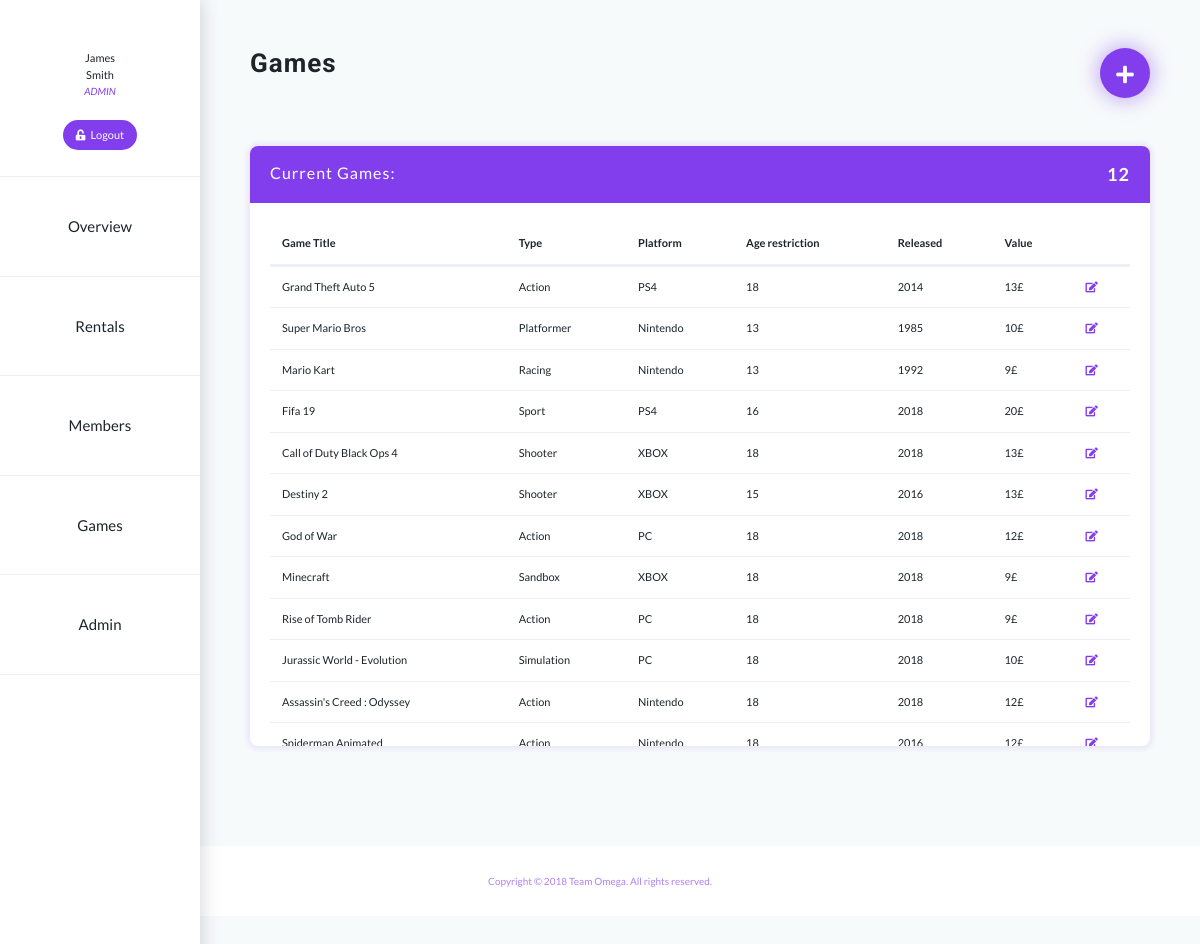
The app's page /staff/dashboard.php?tab=game (signed in) with its own data.
### tables this page shows
CREATE TABLE Staff
(
  staffID     INT AUTO_INCREMENT NOT NULL,
  password    VARCHAR(255)   NOT NULL,
  title       VARCHAR(5)    NOT NULL,
  firstname   VARCHAR(20)   NOT NULL,
  surname     VARCHAR(30)   NOT NULL,
  DoB         DATE,
  phoneNo     CHAR(11),
  email       VARCHAR(30),
  homeAddress  VARCHAR(60),
  PRIMARY KEY (staffID)
);

CREATE TABLE Game
(
  gameID                INT AUTO_INCREMENT NOT NULL,
  cost                  INT           NOT NULL,
  type                  VARCHAR(20),
  platform              VARCHAR(20)   NOT NULL,
  ageLimit              INT           NOT NULL,
  name                  VARCHAR(40)   NOT NULL,
  releaseYear           INT,
  imageLink             VARCHAR(5000)  NOT NULL,
  gameDescription       VARCHAR(5000),
  link                  VARCHAR(5000),
  PRIMARY KEY (gameID)
);

### private/queryFunctions.php (called while the page is built, shortened)
<?php
require_once('functions.php');
function findGameData()
{
    global $db;
    $sql = "SELECT * FROM Game ";
    $sql .= "ORDER BY gameID ASC";
    $result = mysqli_query($db, $sql);
    return $result;
}
function getStaffDataByEmail($staffUsername)
{
    global $db;
    $sql = "SELECT firstname, surname FROM Staff WHERE Staff.email = '$staffUsername'";
    $result = mysqli_query($db, $sql);
    $data = mysqli_fetch_assoc($result);
    return $data;
}
function isAdmin($username)
{
    global $db;
    $sql = "SELECT Staff.email as adminEmail FROM Admin, Staff WHERE Admin.isCurrent = TRUE AND Admin.staffID = Staff.staffID";
    $result = mysqli_query($db, $sql);
    $emails = mysqli_fetch_assoc($result);
    if ($emails['adminEmail'] == $username) return true;
    else return false;
}
function countGames()
{
    global $db;
    $sql = "SELECT * FROM Game";
    $result = mysqli_query($db, $sql);
    $numGames = mysqli_num_rows($result);
    return $numGames;
}
?>

### private/functions.php (called while the page is built, shortened)
<?php
function urlFor($script_path) {
    return WWW_ROOT . $script_path;
}
?>

### public/staff/tabs/gameTab.php (the view, shortened to what this page needs)
<div class="justify-content-between flex-wrap flex-md-nowrap align-items-center text-center mb-5 mt-5">
    <h1 class="align-left">Games</h1>
    <a class="btn btn-add align-right" href="pages/addGame.php" title="Add Game"><i class="fas fa-plus"></i></a>
</div>
<div class="row mt-3">
    <div class="col">
        <div class="card card-purple card-big">
            <div class="card-title title-purple">
                <div class="align-left label">Current Games: </div>
                <div class="align-right"><?php echo countGames(); ?></div>
            </div>
            <div class="card-body">
                <table class="table table-hover">
                    <thead>
                    <tr>
                        <th class="no-border" scope="col">Game Title</th>
                        <th class="no-border" scope="col">Type</th>
                        <th class="no-border" scope="col">Platform</th>
                        <th class="no-border" scope="col">Age restriction</th>
                        <th class="no-border" scope="col">Released</th>
                        <th class="no-border" scope="col">Value</th>
                        <th class="no-border" scope="col"></th>
                    </tr>
                    </thead>
                    <tbody>
                    <?php $gameSet = findGameData();
                    while ($game = mysqli_fetch_assoc($gameSet)) { ?>
                            <tr>
                                <td><?php echo($game['name']); ?></td>
                                <td><?php echo($game['type']); ?></td>
                                <td><?php echo($game['platform']); ?></td>
                                <td><?php echo($game['ageLimit']); ?></td>
                                <td><?php echo($game['releaseYear']); ?></td>
                                <td><?php echo($game['cost'] . "£"); ?></td>
                                <td><a href="<?php echo ('pages/editGame.php?id=' . ($game['gameID'])); ?>"><i class="fas fa-edit"></i></a></td>
                            </tr>
                        <?php } ?>
                    </tbody>
                </table>
            </div>
        </div>
    </div>
</div>

### public/staff/dashboard.php (shortened to what this page needs)
<?php
$staffName = getStaffDataByEmail($_SESSION['username']);
$isAdmin = isAdmin($_SESSION['username']);
?>
<!DOCTYPE html>
<html lang="en">
<?php include(PRIVATE_PATH . '/shared/head.php'); ?>
<body>
    <div class="container-fluid">
      <div class="row">
        <nav class="col-md-3 d-md-block sidebar col-lg-2 position-fixed">
          <div class="sidebar-sticky">
              <div class="headline border-bottom">
                  <?php echo $staffName['firstname']?><br><?php echo $staffName['surname']?>
                  <h7><br><?php if ($isAdmin) echo 'admin'; else echo 'staff'; ?></h7>
                  <br><a href="<?php echo urlFor('/staff/logout.php'); ?>"" class="btn btn-sidebar mb-3"><i class="fas fa-unlock-alt"></i> Logout</a>
              </div>
            <ul class="nav flex-column">
              <li class="nav-item nav-item-sidebar">
                <a class="nav-link active" href="?tab=overview">Overview</a>
              </li>
              <li class="nav-item nav-item-sidebar">
                <a class="nav-link" href="?tab=rentals">Rentals</a>
              </li>
              <li class="nav-item nav-item-sidebar">
                <a class="nav-link" href="?tab=members">Members</a>
              </li>
                <li class="nav-item nav-item-sidebar">
                    <a class="nav-link" href="?tab=game">Games</a>
                </li>
                <?php if($isAdmin) echo
                '<li class="nav-item nav-item-sidebar">
                    <a class="nav-link" href="?tab=admin">Admin</a>
                </li>' ?>
            </ul>
          </div>
        </nav>
        <div class="main col-md-9 ml-sm-auto col-lg-10">
            <?php
            $tab = '';
            if(!isset($_GET['tab'])) {
                $tab = 'overview';
            } else {
                $tab = $_GET['tab'];
            }
            include('tabs/' . $tab . 'Tab.php'); ?>
        </div>
      </div>
    </div>
    <?php include(PRIVATE_PATH . '/shared/footer.php'); ?>
</body>
</html>

### public/style/main.css (style rules this page uses)
html, body { height: 100%; }
body { font-size: 11px; font-family: 'Lato', sans-serif; background-color: #f7fafb; color: #1d252b; }
h1 { font-size: 26px; font-family: 'Roboto', sans-serif; letter-spacing: 1px; font-weight: bold !important; }
li { font-size: 1.4em; }
a { color: #823ded; }
.align-left { float: left; }
.align-right { float: right; }
.nav-item { margin-right: 10px; }
.active.nav-link { color: #371f77; }
.nav-link { font-size: 17px; color: #1d252b !important; }
.active { color: #371f77 !important; }

### public/style/dashboard.css (style rules this page uses)
h7 { font-size: 10px; color: #823ded; font-style: italic; text-transform: uppercase; }
.nav { margin-bottom: 100px; }
.headline { padding-bottom: 10px; margin-top: 50px; margin-bottom: 0; }
.sidebar { overflow: auto; background-color: #fff; text-align: center; padding-left: 0; padding-right: 0; height: 100%; -webkit-box-shadow: 3px 0 16px 0 rgba(81,75,97,0.2); -moz-box-shadow: 3px 0 16px 0 rgba(81,75,97,0.2); box-shadow: 3px 0 16px 0 rgba(81,75,97,0.2); }
.btn-sidebar { font-size: 11px; word-spacing: 3px; color: white !important; background-color: rgba(130,61,237,1); margin-top: 20px; border-radius: 1rem; }
.nav-item-sidebar { padding: 30px 0 30px 0; margin-right: 0; border-bottom: 1px solid #edf0f5; }
.nav-item-sidebar a { font-size: 15px; color: #1D252B !important; }
.border-bottom { border-color: #edf0f5 !important; }
.main { margin-bottom: 100px; padding-left: 50px; padding-right: 50px; }
.btn-add { font-size: 20px; color: #ffffff !important; background-color: #823ded; padding-top: 10px; width: 50px; height: 50px; border-radius: 100%; -webkit-box-shadow: 0 0 20px 3px rgba(130,61,237,0.4); -moz-box-shadow: 0 0 20px 3px rgba(130,61,237,0.4); box-shadow: 0 0 20px 3px rgba(130,61,237,0.4); }
.card { border: 0; border-radius: 0.5rem; height: 500px; }
.card-big { height: 600px !important; }
.card-body { overflow-y: auto; -ms-overflow-style: -ms-autohiding-scrollbar; }
.card-purple { -webkit-box-shadow: 0 0 5px 3px rgba(130,61,237,0.1); -moz-box-shadow: 0 0 5px 3px rgba(130,61,237,0.1); box-shadow: 0 0 5px 3px rgba(130,61,237,0.1); }
.card-title { font-size: 18px; font-weight: bold; letter-spacing: 1px; color: #ffffff; padding: 15px 20px; margin-bottom: 0; border-radius: 0.5rem 0.5rem 0 0; }
.title-purple { background-color: #823ded; }
.label { font-size: 16px; font-weight: normal; }
thead tr { border-bottom: 3px solid #edf0f5; }
.table td { border-color: #edf0f5; }
.no-border { border-top: 0 !important; }

### records on screen
staff: firstname "James", surname "Smith"
game: name "Grand Theft Auto 5", type "Action", platform "PS4", ageLimit "18", releaseYear "2014", cost "13"
game: name "Super Mario Bros", type "Platformer", platform "Nintendo", ageLimit "13", releaseYear "1985", cost "10"
game: name "Mario Kart", type "Racing", platform "Nintendo", ageLimit "13", releaseYear "1992", cost "9"
game: name "Fifa 19", type "Sport", platform "PS4", ageLimit "16", releaseYear "2018", cost "20"
game: name "Call of Duty Black Ops 4", type "Shooter", platform "XBOX", ageLimit "18", releaseYear "2018", cost "13"
game: name "Destiny 2", type "Shooter", platform "XBOX", ageLimit "15", releaseYear "2016", cost "13"
game: name "God of War", type "Action", platform "PC", ageLimit "18", releaseYear "2018", cost "12"
game: name "Minecraft", type "Sandbox", platform "XBOX", ageLimit "18", releaseYear "2018", cost "9"
game: name "Rise of Tomb Rider", type "Action", platform "PC", ageLimit "18", releaseYear "2018", cost "9"
game: name "Jurassic World - Evolution", type "Simulation", platform "PC", ageLimit "18", releaseYear "2018", cost "10"
game: name "Assassin's Creed : Odyssey", type "Action", platform "Nintendo", ageLimit "18", releaseYear "2018", cost "12"
game: name "Spiderman Animated", type "Action", platform "Nintendo", ageLimit "18", releaseYear "2016", cost "12"

### other values on screen
countGames() "12"
